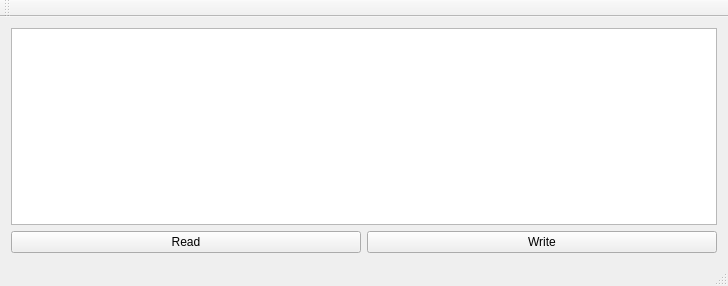
<?xml version="1.0" encoding="UTF-8"?>
<ui version="4.0">
 <class>MainWindow</class>
 <widget class="QMainWindow" name="MainWindow">
  <property name="geometry">
   <rect>
    <x>0</x>
    <y>0</y>
    <width>728</width>
    <height>286</height>
   </rect>
  </property>
  <property name="windowTitle">
   <string>MainWindow</string>
  </property>
  <widget class="QWidget" name="centralWidget">
   <layout class="QVBoxLayout" name="verticalLayout_2">
    <item>
     <layout class="QVBoxLayout" name="verticalLayout">
      <item>
       <widget class="QPlainTextEdit" name="plainTextEdit"/>
      </item>
      <item>
       <layout class="QHBoxLayout" name="horizontalLayout">
        <item>
         <widget class="QPushButton" name="pushButton">
          <property name="text">
           <string>Read</string>
          </property>
         </widget>
        </item>
        <item>
         <widget class="QPushButton" name="pushButton_2">
          <property name="text">
           <string>Write</string>
          </property>
         </widget>
        </item>
       </layout>
      </item>
     </layout>
    </item>
   </layout>
  </widget>
  <widget class="QMenuBar" name="menuBar">
   <property name="geometry">
    <rect>
     <x>0</x>
     <y>0</y>
     <width>728</width>
     <height>22</height>
    </rect>
   </property>
  </widget>
  <widget class="QToolBar" name="mainToolBar">
   <attribute name="toolBarArea">
    <enum>TopToolBarArea</enum>
   </attribute>
   <attribute name="toolBarBreak">
    <bool>false</bool>
   </attribute>
  </widget>
  <widget class="QStatusBar" name="statusBar"/>
 </widget>
 <layoutdefault spacing="6" margin="11"/>
 <resources/>
 <connections/>
</ui>
